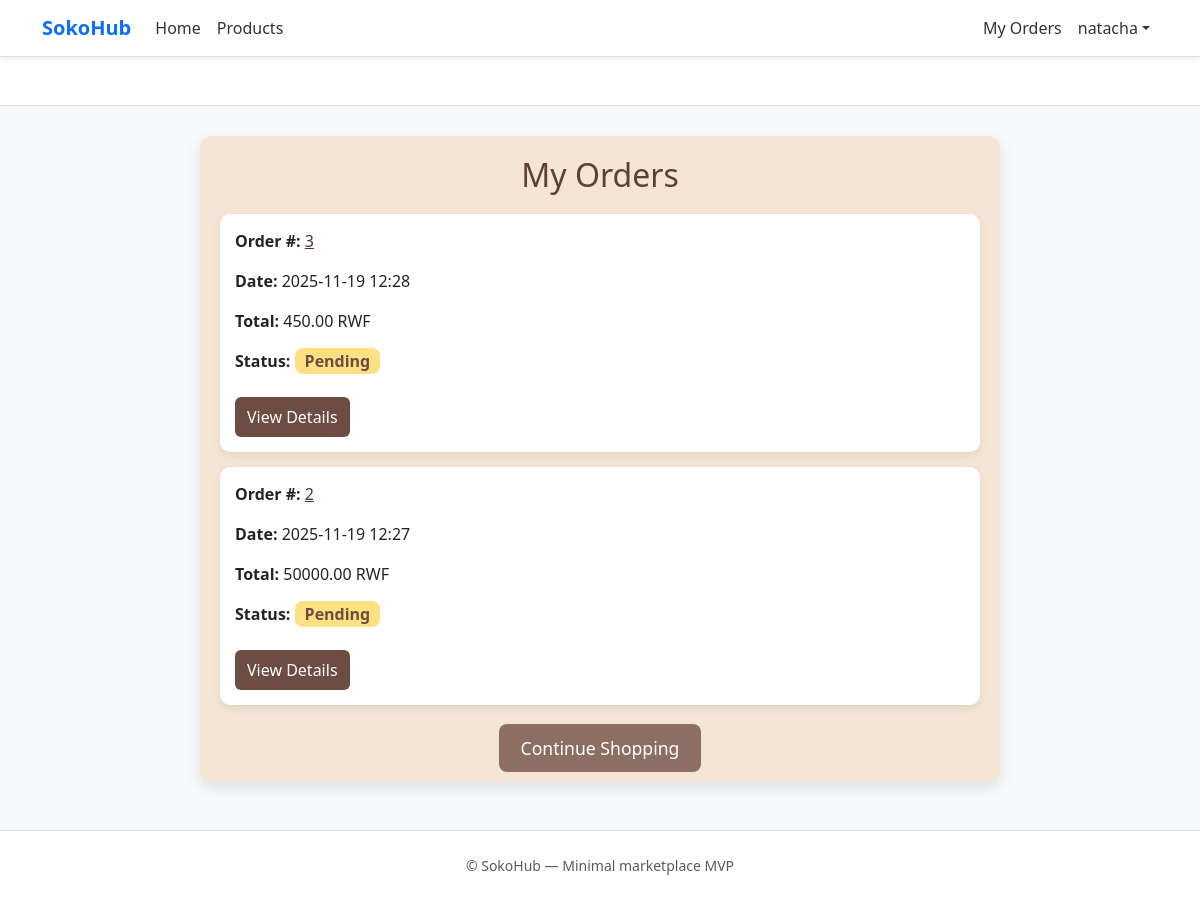
Page /orders/my-orders/ (signed in) on the committed database.
### accounts/models.py (models this page shows, shortened)
class CustomUser(AbstractUser):
    VENDOR = 'vendor'
    CUSTOMER = 'customer'
    USER_TYPE_CHOICES = [
        (VENDOR, 'Vendor'),
        (CUSTOMER, 'Customer'),
    ]
    user_type = models.CharField(max_length=20, choices=USER_TYPE_CHOICES, default=CUSTOMER)
    email = models.EmailField(blank=False)
    phone = models.CharField(max_length=20, blank=True)
    location = models.CharField(max_length=100, blank=True)

### orders/models.py (models this page shows, shortened)
class Order(models.Model):
    STATUS_PENDING = 'pending'
    STATUS_COMPLETED = 'completed'
    STATUS_CHOICES = [
        (STATUS_PENDING, 'Pending'),
        (STATUS_COMPLETED, 'Completed'),
    ]
    customer = models.ForeignKey(settings.AUTH_USER_MODEL, on_delete=models.CASCADE, related_name='orders')
    total = models.DecimalField(decimal_places=2, max_digits=12, validators=[MinValueValidator(0)])
    status = models.CharField(max_length=20, choices=STATUS_CHOICES, default=STATUS_PENDING)
    delivery_address = models.TextField()
    phone = models.CharField(max_length=20)
    created_at = models.DateTimeField(auto_now_add=True)
    class Meta:
        ordering = ['-created_at']

### orders/views.py (the view)
# urls.py: path('my-orders/', views.my_orders, name='my_orders'),
@login_required
def my_orders(request):
    if request.user.user_type != "customer":
        messages.error(request, "Only customers can view this page.")
        return redirect('products:product_list')
    orders = Order.objects.filter(customer=request.user).order_by('-created_at')
    return render(request, 'my_orders.html', {"orders": orders})

### templates/my_orders.html
{% extends "base.html" %}
{% block content %}
<div style="max-width:800px; margin:30px auto; background:#f4e5d4; padding:20px; border-radius:12px; box-shadow:0 6px 16px rgba(0,0,0,0.1);">
    <h2 style="color:#5d4037; text-align:center; margin-bottom:20px;">
        My Orders
    </h2>
    {% if orders %}
        {% for order in orders %}
            <div style="background:#fff; padding:15px; border-radius:10px; margin-bottom:15px; box-shadow:0 3px 8px rgba(0,0,0,0.08);">
                <p><strong>Order #:</strong> <a href="{% url 'orders:confirmation' order.id %}" style="color:#4e342e; text-decoration:underline;">{{ order.id }}</a></p>
                <p><strong>Date:</strong> {{ order.created_at|date:"Y-m-d H:i" }}</p>
                <p><strong>Total:</strong> {{ order.total }} RWF</p>
                <p><strong>Status:</strong>
                    {% if order.status == 'pending' %}
                        <span style="background:#ffe082; color:#6d4c41; padding:2px 10px; border-radius:8px; font-weight:600;">Pending</span>
                    {% elif order.status == 'completed' %}
                        <span style="background:#c8e6c9; color:#256029; padding:2px 10px; border-radius:8px; font-weight:600;">Completed</span>
                    {% else %}
                        <span style="background:#eee; color:#333; padding:2px 10px; border-radius:8px; font-weight:600;">{{ order.status|capfirst }}</span>
                    {% endif %}
                </p>
                <a href="{% url 'orders:confirmation' order.id %}"
                    style="margin-top:8px; display:inline-block; padding:8px 12px; background:#6d4c41; color:white; border-radius:6px; text-decoration:none;">
                    View Details
                </a>
            </div>
        {% endfor %}
    {% else %}
        <p style="text-align:center; color:#6d4c41; font-size:1.1em;">You have not placed any orders yet.</p>
    {% endif %}
    <div style="text-align:center; margin-top:30px;">
        <a href="{% url 'products:product_list' %}" style="background:#8d6e63; color:white; padding:12px 22px; border-radius:8px; text-decoration:none; font-size:1.1em;">Continue Shopping</a>
    </div>
</div>
{% endblock %}

### templates/base.html (shortened to what this page needs)
{% load static %}
<!DOCTYPE html>
<html lang="en">
<head>
        <link href="https://cdn.jsdelivr.net/npm/bootstrap@5.3.3/dist/css/bootstrap.min.css" rel="stylesheet">
        <link href="{% static 'css/styles.css' %}" rel="stylesheet">
</head>
<body class="bg-light">
<nav class="navbar navbar-expand-lg navbar-white bg-white border-bottom shadow-sm">
    <div class="container">
        <a class="navbar-brand fw-bold text-primary" href="{% url 'home_page' %}">SokoHub</a>
        <div class="collapse navbar-collapse" id="mainNav">
            <ul class="navbar-nav me-auto mb-2 mb-lg-0">
                <li class="nav-item">
                    <a class="nav-link {% if request.path == '/' %}active{% endif %}" href="{% url 'home_page' %}">Home</a>
                </li>
                    <li class="nav-item">
                    <a class="nav-link {% if 'products' in request.path %}active{% endif %}" href="{% url 'products:product_list' %}">Products</a>
                </li>
            </ul>
            <ul class="navbar-nav mb-2 mb-lg-0">
                {% if request.user.is_authenticated %}
                    {% if request.user.user_type == 'vendor' %}
                        <li class="nav-item"><a class="nav-link" href="{% url 'products:vendor_dashboard' %}">Dashboard</a></li>
                        <li class="nav-item"><a class="nav-link" href="{% url 'products:vendor_products' %}">My Products</a></li>
                        <li class="nav-item"><a class="nav-link" href="{% url 'orders:vendor_orders' %}">Orders</a></li>
                    {% else %}
                        <li class="nav-item"><a class="nav-link" href="{% url 'orders:my_orders' %}">My Orders</a></li>
                    {% endif %}
                    <li class="nav-item dropdown">
                        <a class="nav-link dropdown-toggle" href="#" id="userMenu" role="button" data-bs-toggle="dropdown">{{ request.user.username }}</a>
                    </li>
                {% else %}
                    <li class="nav-item"><a class="nav-link" href="{% url 'login' %}">Login</a></li>
                    <li class="nav-item"><a class="nav-link btn btn-sm btn-primary text-white ms-2" href="{% url 'register' %}">Register</a></li>
                {% endif %}
            </ul>
        </div>
    </div>
</nav>
<header class="py-4 bg-white border-bottom mb-4">
</header>
<main class="container mb-5">
    {% block content %}{% endblock %}
</main>
<footer class="bg-white border-top py-4 mt-auto">
    <div class="container text-center text-muted small">
        © {{ now|date:'Y' }} SokoHub — Minimal marketplace MVP
    </div>
</footer>
</body>
</html>

### static/css/styles.css (style rules this page uses)
:root { --brand:#0d6efd; --muted:#6c757d; }
body { background:#f7f8fa;font-family:system-ui,-apple-system,Segoe UI,Roboto,'Helvetica Neue',Arial }
.navbar-brand { font-size:1.25rem }
.navbar .nav-link { color:#333 }
footer { color:#6c757d }

### rows in the picture
CustomUser: user.username "natacha"
Order: id "3", created_at "2025-11-19 12:28", total "450.00", status "Pending"
Order: id "2", created_at "2025-11-19 12:27", total "50000.00", status "Pending"
